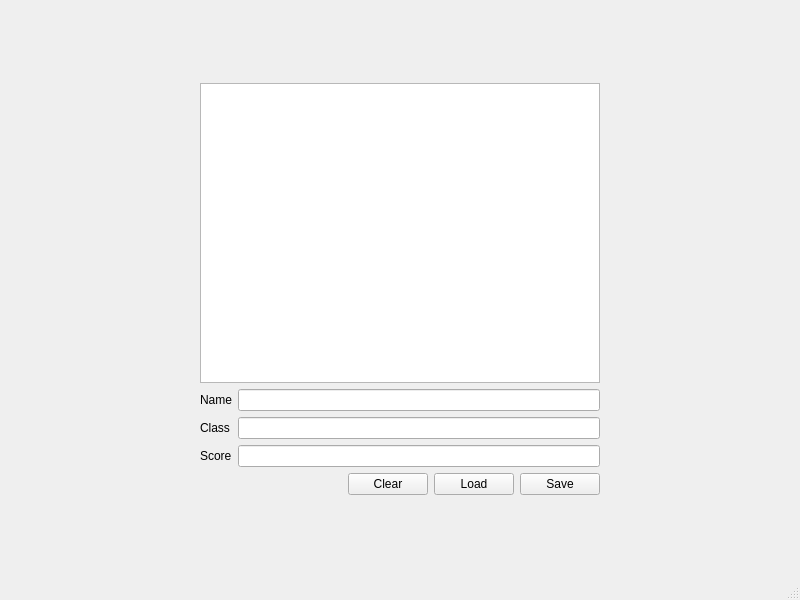
<?xml version="1.0" encoding="UTF-8"?>
<ui version="4.0">
 <class>MainWindow</class>
 <widget class="QMainWindow" name="MainWindow">
  <property name="geometry">
   <rect>
    <x>0</x>
    <y>0</y>
    <width>800</width>
    <height>600</height>
   </rect>
  </property>
  <property name="windowTitle">
   <string>MainWindow</string>
  </property>
  <widget class="QWidget" name="centralwidget">
   <layout class="QGridLayout" name="gridLayout_2">
    <item row="0" column="0">
     <layout class="QVBoxLayout" name="verticalLayout_2">
      <item>
       <spacer name="verticalSpacer">
        <property name="orientation">
         <enum>Qt::Vertical</enum>
        </property>
        <property name="sizeHint" stdset="0">
         <size>
          <width>20</width>
          <height>40</height>
         </size>
        </property>
       </spacer>
      </item>
      <item>
       <layout class="QHBoxLayout" name="horizontalLayout_2">
        <item>
         <spacer name="horizontalSpacer_2">
          <property name="orientation">
           <enum>Qt::Horizontal</enum>
          </property>
          <property name="sizeHint" stdset="0">
           <size>
            <width>40</width>
            <height>20</height>
           </size>
          </property>
         </spacer>
        </item>
        <item>
         <layout class="QVBoxLayout" name="verticalLayout">
          <property name="sizeConstraint">
           <enum>QLayout::SetDefaultConstraint</enum>
          </property>
          <item>
           <widget class="QTableView" name="table_person">
            <property name="minimumSize">
             <size>
              <width>400</width>
              <height>300</height>
             </size>
            </property>
           </widget>
          </item>
          <item>
           <layout class="QGridLayout" name="gridLayout">
            <item row="0" column="0">
             <widget class="QLabel" name="label_name">
              <property name="text">
               <string>Name</string>
              </property>
             </widget>
            </item>
            <item row="0" column="1">
             <widget class="QLineEdit" name="edit_name"/>
            </item>
            <item row="1" column="0">
             <widget class="QLabel" name="label_class">
              <property name="text">
               <string>Class</string>
              </property>
             </widget>
            </item>
            <item row="1" column="1">
             <widget class="QLineEdit" name="edit_class"/>
            </item>
            <item row="2" column="0">
             <widget class="QLabel" name="label_score">
              <property name="text">
               <string>Score</string>
              </property>
             </widget>
            </item>
            <item row="2" column="1">
             <widget class="QLineEdit" name="edit_score"/>
            </item>
           </layout>
          </item>
          <item>
           <layout class="QHBoxLayout" name="horizontalLayout">
            <item>
             <spacer name="horizontalSpacer">
              <property name="orientation">
               <enum>Qt::Horizontal</enum>
              </property>
              <property name="sizeHint" stdset="0">
               <size>
                <width>40</width>
                <height>20</height>
               </size>
              </property>
             </spacer>
            </item>
            <item>
             <widget class="QPushButton" name="button_clear">
              <property name="text">
               <string>Clear</string>
              </property>
             </widget>
            </item>
            <item>
             <widget class="QPushButton" name="button_load">
              <property name="text">
               <string>Load</string>
              </property>
             </widget>
            </item>
            <item>
             <widget class="QPushButton" name="button_save">
              <property name="text">
               <string>Save</string>
              </property>
             </widget>
            </item>
           </layout>
          </item>
         </layout>
        </item>
        <item>
         <spacer name="horizontalSpacer_3">
          <property name="orientation">
           <enum>Qt::Horizontal</enum>
          </property>
          <property name="sizeHint" stdset="0">
           <size>
            <width>40</width>
            <height>20</height>
           </size>
          </property>
         </spacer>
        </item>
       </layout>
      </item>
      <item>
       <spacer name="verticalSpacer_2">
        <property name="orientation">
         <enum>Qt::Vertical</enum>
        </property>
        <property name="sizeHint" stdset="0">
         <size>
          <width>20</width>
          <height>40</height>
         </size>
        </property>
       </spacer>
      </item>
     </layout>
    </item>
   </layout>
  </widget>
  <widget class="QMenuBar" name="menubar">
   <property name="enabled">
    <bool>true</bool>
   </property>
   <property name="geometry">
    <rect>
     <x>0</x>
     <y>0</y>
     <width>800</width>
     <height>21</height>
    </rect>
   </property>
  </widget>
  <widget class="QStatusBar" name="statusbar"/>
 </widget>
 <resources/>
 <connections/>
</ui>
